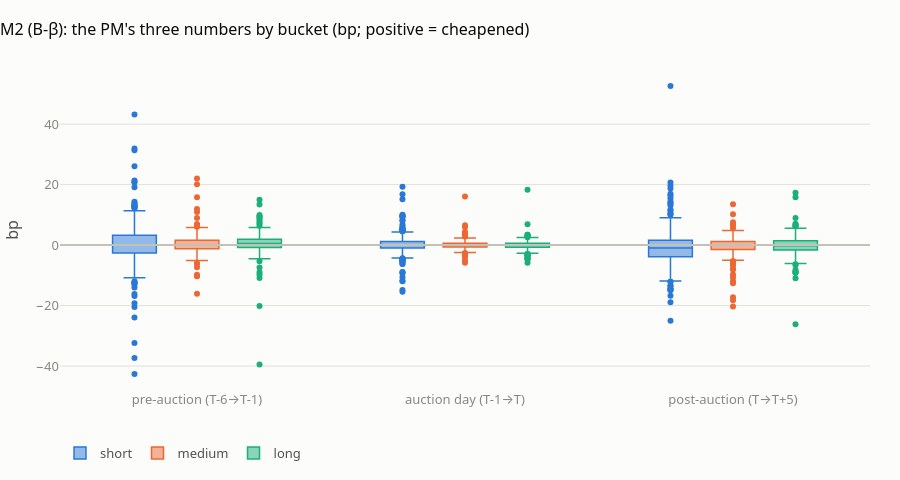

Notebook cell for this chart:
### Code cell
pm = M.melt(id_vars=["bucket"], value_vars=["m2_pre_bbeta_bp", "m2_day_bbeta_bp", "m2_post_bbeta_bp"],
            var_name="window", value_name="bp")
names = {"m2_pre_bbeta_bp": "pre-auction (T-6→T-1)", "m2_day_bbeta_bp": "auction day (T-1→T)",
         "m2_post_bbeta_bp": "post-auction (T→T+5)"}
pm["window"] = pm.window.map(names)
title = "M2 (B-β): the PM's three numbers by bucket (bp; positive = cheapened)"
fig_s, ax = plt.subplots(figsize=(10, 5))
ax.axhline(0, color=plotting.BASELINE, lw=1)
sns.boxplot(data=pm, x="window", y="bp", hue="bucket", hue_order=order, palette=cb, fliersize=2, width=0.7,
            linewidth=1, ax=ax)
ax.set_xlabel(""); ax.set_ylabel("bp"); ax.set_title(title)
ax.legend(title=None, loc="upper center", bbox_to_anchor=(0.5, -0.08), ncols=3)
ax.set_ylim(np.nanpercentile(pm.bp, 0.5) - 2, np.nanpercentile(pm.bp, 99.5) + 2)
ax.text(0.99, 0.02, "y-axis cut at the 0.5th–99.5th percentiles; all points in the interactive version",
        transform=ax.transAxes, ha="right", fontsize=8, color=plotting.INK_MUTED)
fig_s.tight_layout()
fig_p = go.Figure()
for b in order:
    s = pm[pm.bucket == b]
    fig_p.add_trace(go.Box(x=s.window, y=s.bp, name=b, marker_color=cb[b], boxpoints="outliers", line=dict(width=1.5)))
fig_p.add_hline(y=0, line_color=plotting.BASELINE)
fig_p.update_layout(template=plotting.PLOTLY_TEMPLATE, boxmode="group", height=480, title=title, yaxis_title="bp",
                    legend=dict(orientation="h", y=-0.15))
plotting.save_pair("m2_pm_numbers", fig_s, fig_p)
fig_p.show()

### Figure 1 — Plotly figure (JSON) as saved in the notebook; plotly's stock layout.template omitted (floating-point values rounded to 4 significant figures; data arrays with more than 128 entries replaced by an {"elided": "..."} marker saying what was removed)
{"data": [{"boxpoints": "outliers", "line": {"width": 1.5}, "marker": {"color": "#2a78d6"}, "name": "short", "type": "box", "x": {"elided": "972 str values"}, "y": {"elided": "972 float values"}}, {"boxpoints": "outliers", "line": {"width": 1.5}, "marker": {"color": "#eb6834"}, "name": "medium", "type": "box", "x": {"elided": "867 str values"}, "y": {"elided": "867 float values"}}, {"boxpoints": "outliers", "line": {"width": 1.5}, "marker": {"color": "#1baf7a"}, "name": "long", "type": "box", "x": {"elided": "897 str values"}, "y": {"elided": "897 float values"}}], "layout": {"boxmode": "group", "height": 480, "legend": {"orientation": "h", "y": -0.15}, "shapes": [{"line": {"color": "#c3c2b7"}, "type": "line", "x0": 0, "x1": 1, "xref": "x domain", "y0": 0, "y1": 0, "yref": "y"}], "title": {"text": "M2 (B-β): the PM's three numbers by bucket (bp; positive = cheapened)"}, "yaxis": {"title": {"text": "bp"}}}}
